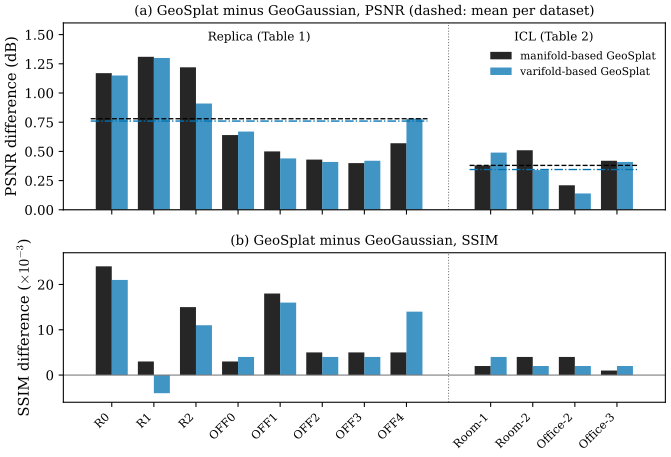

Python code for this plot:
"""Figure 49.6.1: GeoSplat minus GeoGaussian, scene by scene, from [GeoSplat25, Tables 1-2] (Section 49.6).

No new experiment: the numbers are the printed table values (lib/geo49.py, TABLE1 and TABLE2).
(a) PSNR difference (dB) for the 8 Replica scenes and the 4 ICL scenes, both GeoSplat variants, with the mean of each
    dataset as a horizontal segment.
(b) SSIM difference (in units of 0.001) for the same cells; a negative bar is a cell where GeoSplat is below GeoGaussian.

Run from the project root: PYTHONPATH=tools python3 chapters/49-paper-geosplat/figures/fig-49-6-1-psnr-gains.py
"""
import sys
from pathlib import Path

import numpy as np

import dgfig

sys.path.insert(0, str(Path(__file__).resolve().parents[1] / "lib"))
import geo49  # noqa: E402

dgfig.setup()
import matplotlib.pyplot as plt  # noqa: E402

C = dgfig.COLORS
REP = ["R0", "R1", "R2", "OFF0", "OFF1", "OFF2", "OFF3", "OFF4"]
scenes = REP + geo49.ICL
gain = {}
for v in ("Manifold", "Varifold"):
    gain[v] = {}
    for met in ("PSNR", "SSIM"):
        a = np.array(geo49.TABLE1[v][met]) - np.array(geo49.TABLE1["GeoGaussian"][met])
        b = np.array(geo49.TABLE2[v][met]) - np.array(geo49.TABLE2["GeoGaussian"][met])
        gain[v][met] = np.r_[a, b]
for v in gain:
    print(v, "PSNR", np.round(gain[v]["PSNR"], 2), "SSIM", np.round(1000 * gain[v]["SSIM"]))
mean_rep = {v: gain[v]["PSNR"][:8].mean() for v in gain}
mean_icl = {v: gain[v]["PSNR"][8:].mean() for v in gain}
print("means", mean_rep, mean_icl)
assert np.all(gain["Manifold"]["PSNR"] > 0) and np.all(gain["Varifold"]["PSNR"] > 0)
assert abs(mean_rep["Manifold"] - 0.78) < 0.005 and abs(mean_icl["Manifold"] - 0.38) < 0.005
assert np.isclose(gain["Varifold"]["SSIM"][1], -0.004) and np.sum(gain["Varifold"]["SSIM"] < 0) == 1
assert np.sum(gain["Manifold"]["SSIM"] < 0) == 0

x = np.r_[np.arange(8), np.arange(4) + 9.0]
w = 0.38
fig, axes = plt.subplots(2, 1, figsize=(7.2, 5.0), sharex=True, gridspec_kw={"height_ratios": [1.25, 1]})
styles = {"Manifold": (C["main"], "manifold-based GeoSplat"), "Varifold": (C["tangent"], "varifold-based GeoSplat")}
for k, (met, scale, ylab) in enumerate([("PSNR", 1, "PSNR difference (dB)"), ("SSIM", 1000, r"SSIM difference ($\times 10^{-3}$)")]):
    ax = axes[k]
    for j, (v, (col, lab)) in enumerate(styles.items()):
        ax.bar(x + (j - 0.5) * w, scale * gain[v][met], width=w, color=col, alpha=0.85 if j == 0 else 0.75, label=lab)
    ax.axhline(0, color=C["aux"], lw=0.8)
    ax.axvline(8.0, color=C["aux"], lw=0.8, ls=":")
    ax.set_ylabel(ylab)
    if met == "PSNR":
        for v, (col, _) in styles.items():
            ls = "--" if v == "Manifold" else "-."
            ax.plot([-0.5, 7.5], [mean_rep[v]] * 2, color=col, lw=1.0, ls=ls)
            ax.plot([8.5, 12.5], [mean_icl[v]] * 2, color=col, lw=1.0, ls=ls)
        ax.text(3.5, 1.45, "Replica (Table 1)", ha="center", fontsize=9)
        ax.text(10.5, 1.45, "ICL (Table 2)", ha="center", fontsize=9)
        ax.set_ylim(0, 1.6)
        ax.legend(loc="upper right", fontsize=8, frameon=False, bbox_to_anchor=(1.0, 0.9))
        ax.set_title("(a) GeoSplat minus GeoGaussian, PSNR (dashed: mean per dataset)", fontsize=10)
    else:
        ax.set_ylim(-6, 27)
        ax.set_title("(b) GeoSplat minus GeoGaussian, SSIM", fontsize=10)
axes[1].set_xticks(x)
axes[1].set_xticklabels(scenes, rotation=45, ha="right", fontsize=8.5)
fig.tight_layout()
dgfig.save(fig, __file__)
